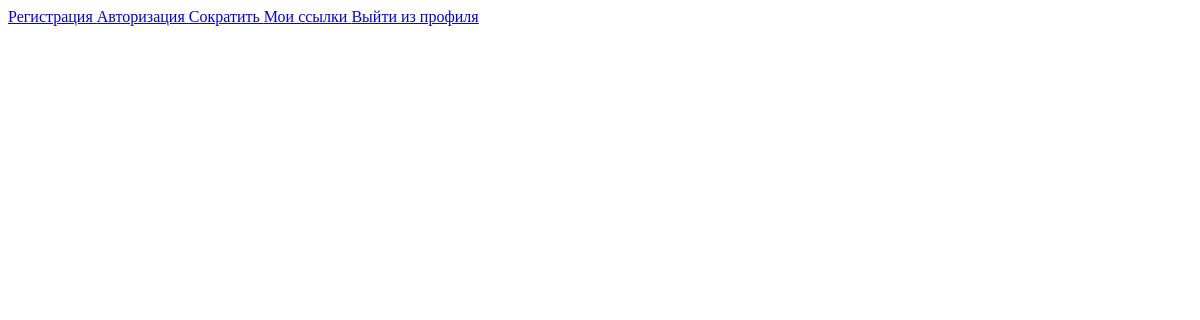
Page /links (signed in) on the earlier database version.
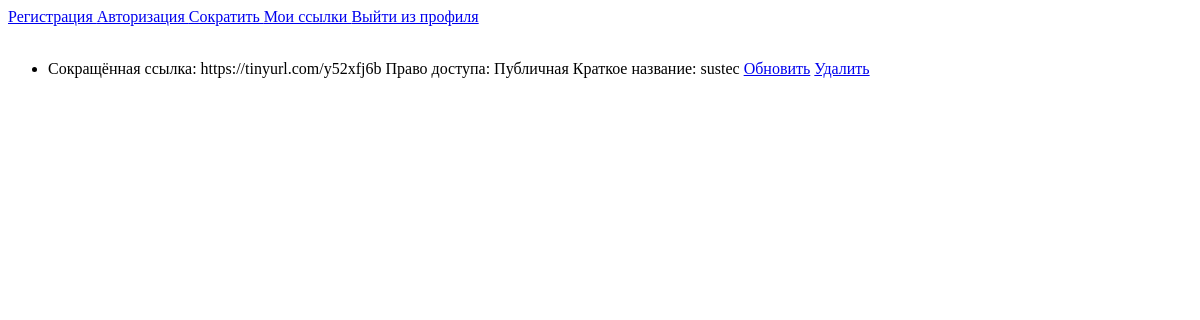
Same page on the later database version.
### tables this page shows
CREATE TABLE link(
                ID INTEGER PRIMARY KEY AUTOINCREMENT,
                name TEXT NOT NULL, 
                link TEXT NOT NULL,
                short_link TEXT NOT NULL,
                access TEXT NOT NULL,
                user_id INT NOT NULL,
                FOREIGN KEY (user_id) REFERENCES users (ID));

### main.py (the view)
@app.route("/links", methods=["POST", "GET"])
@login_required
def myLinks():
    try:
        msg = []
        links = bd.getLinks(current_user.get_id())
        for link in links:
            if link[4] != "Приватная":
                msg.append({"short": link[3],    "access": link[4],    'link': link[2], 'name': link[1], 'id': link[0]},)
            else:
                msg.append({"short": link[3]+"sss", "access": link[4], 'link': link[2], 'name': link[1], 'id': link[0]}, )
        flash(msg)
        return render_template('links.html', title='Ссылки', menu=menu)
    except Exception as e:
        return f"Ошибка: {e}"

### UserLogin.py (called while the page is built)
    def fromDB(self, user_id, db):
        self.__user = db.getUser(user_id)
        return self

    def get_id(self):
        return str(self.__user[0])

### bd.py (called while the page is built)
def getUser(user_id):
        con = sqlite3.connect("users.db")
        cursor = con.cursor()
        check = cursor.execute("""SELECT * FROM users WHERE ID = ?""", (user_id,)).fetchone()
        if not check:
                print("Пользователя с таким id нет!")
                return False
        return check

def getLinks(user_id):
        try:
                con = sqlite3.connect("users.db")
                cursor = con.cursor()
                info = cursor.execute(""" SELECT * FROM link where user_id = ?""", (user_id,)).fetchall()
                return info
        except sqlite3.Error as err:
                print(err)
                return "false"
        finally:
                con.close()

### main.py (called while the page is built)
@login_manager.user_loader
def check_user(user_id):
    print(user_id)
    return UserLogin().fromDB(user_id, bd)

### templates/links.html (shortened to what this page needs)
<!DOCTYPE html>
<html lang="en">
<head>
</head>
<body>
<div>
    {% for m in menu %}
        <a href="/{{m.url}}"> {{m.name}} </a>
    {% endfor %}
    <a href="{{url_for('logout')}}"> Выйти из профиля </a>
</div> <br>
{% for msg in get_flashed_messages() -%}
    {% for res in msg -%}
        <ul>
            <li> Сокращённая ссылка: {{res.short}} Право доступа: {{res.access}} Краткое название: {{res.name}} <a href="/update/{{res.id}}">Обновить</a>
                <a href="/delete/{{res.id}}" onclick="return confirm('Вы действительно хотите удалить ссылку?');">Удалить</a></li>
        </ul>
    {% endfor -%}
{% endfor -%}
</body>
</html>

Differences in the rows shown:
added link: short "https://tinyurl.com/y52xfj6b", access "Публичная", name "sustec"
